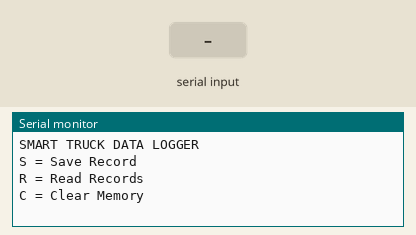
The sketch below on a simulated Arduino Uno, built for the host (arithmetic inside an expression is 32-bit, double 64-bit). Parts: the last lines printed to the serial monitor. The inputs (shaded band) are chosen by the test bench. EEPROM starts erased.

Above: at 1.2 s.
1.3 s: "S" received over Serial
At 2.3 s:
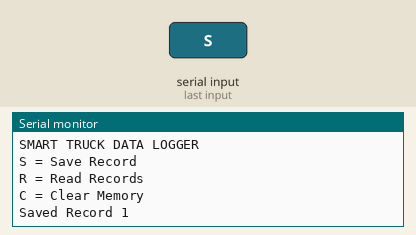
2.8 s: "R" received over Serial
At 3.8 s:
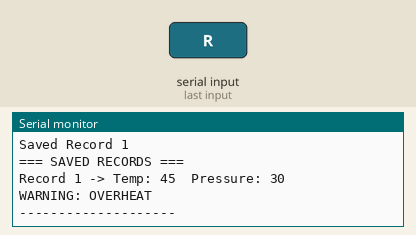
4.3 s: "C" received over Serial
At 5.8 s:
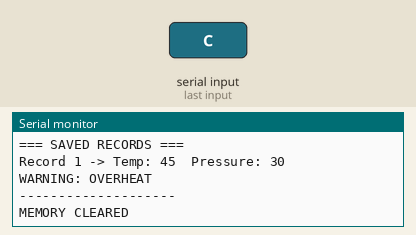

The sketch:

main.ino
```cpp
#include <Arduino.h>
#include <EEPROM.h>

const int EEPROM_SIZE = 32;
int recordIndex = 0;   // keeps track of next free position
const int maxRecords = 5;

void setup() {
    Serial.begin(9600);
    EEPROM.begin(EEPROM_SIZE);

    Serial.println("SMART TRUCK DATA LOGGER");
    Serial.println("S = Save Record");
    Serial.println("R = Read Records");
    Serial.println("C = Clear Memory");
}

void loop() {
    if (Serial.available() > 0) {
        char input = Serial.read();

        // ================= SAVE RECORD =================
        if (input == 'S') {

            if (recordIndex < maxRecords) {
                int address = recordIndex * 2;

                // Example sensor values
                int temperature = 45 + recordIndex * 5;
                int pressure = 30 - recordIndex * 2;

                EEPROM.write(address, temperature);
                EEPROM.write(address + 1, pressure);
                EEPROM.commit();

                Serial.print("Saved Record ");
                Serial.println(recordIndex + 1);

                recordIndex++;
            }
            else {
                Serial.println("MEMORY FULL");
            }
        }

        // ================= READ ALL RECORDS =================
        else if (input == 'R') {

            Serial.println("=== SAVED RECORDS ===");

            for (int i = 0; i < recordIndex; i++) {
                int address = i * 2;

                int temp = EEPROM.read(address);
                int pressure = EEPROM.read(address + 1);

                Serial.print("Record ");
                Serial.print(i + 1);
                Serial.print(" -> Temp: ");
                Serial.print(temp);
                Serial.print("  Pressure: ");
                Serial.println(pressure);

                // Warning checks
                if (temp > 40) {
                    Serial.println("WARNING: OVERHEAT");
                }

                if (pressure < 28) {
                    Serial.println("WARNING: LOW PRESSURE");
                }
            }

            Serial.println("--------------------");
        }

        // ================= CLEAR MEMORY =================
        else if (input == 'C') {

            for (int i = 0; i < EEPROM_SIZE; i++) {
                EEPROM.write(i, 0);
            }
            EEPROM.commit();

            recordIndex = 0;

            Serial.println("MEMORY CLEARED");
        }
    }
}
```

Measured:
- after the input at 1.3 s, the serial monitor: prints a new line at once (image 1)
- after the input at 2.8 s, the serial monitor: prints a new line at once (image 2)
- after the input at 4.3 s, the serial monitor: prints a new line at once (image 3)
